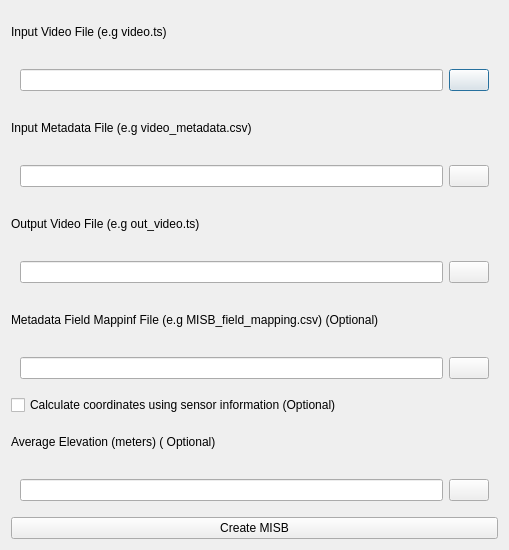
<?xml version="1.0" encoding="UTF-8"?>
<ui version="4.0">
 <class>VideoMultiplexer</class>
 <widget class="QDialog" name="VideoMultiplexer">
  <property name="geometry">
   <rect>
    <x>0</x>
    <y>0</y>
    <width>509</width>
    <height>550</height>
   </rect>
  </property>
  <property name="windowTitle">
   <string>Video Multiplexer</string>
  </property>
  <property name="windowIcon">
   <iconset resource="resources.qrc">
    <normaloff>:/imgFMV/images/multiplexer.png</normaloff>:/imgFMV/images/multiplexer.png</iconset>
  </property>
  <layout class="QVBoxLayout" name="verticalLayout">
   <item>
    <widget class="QLabel" name="label">
     <property name="text">
      <string>Input Video File (e.g video.ts)</string>
     </property>
    </widget>
   </item>
   <item>
    <widget class="QWidget" name="formWidget_4" native="true">
     <layout class="QHBoxLayout" name="horizontalLayout">
      <item>
       <widget class="QLineEdit" name="ln_inputVideo"/>
      </item>
      <item>
       <widget class="QPushButton" name="pushButton">
        <property name="text">
         <string/>
        </property>
        <property name="icon">
         <iconset resource="resources.qrc">
          <normaloff>:/imgFMV/images/opened-folder.png</normaloff>:/imgFMV/images/opened-folder.png</iconset>
        </property>
       </widget>
      </item>
     </layout>
    </widget>
   </item>
   <item>
    <widget class="QLabel" name="label_2">
     <property name="text">
      <string>Input Metadata File (e.g video_metadata.csv)</string>
     </property>
    </widget>
   </item>
   <item>
    <widget class="QWidget" name="formWidget" native="true">
     <layout class="QHBoxLayout" name="horizontalLayout_2">
      <item>
       <widget class="QLineEdit" name="ln_inputMeta"/>
      </item>
      <item>
       <widget class="QPushButton" name="pushButton_2">
        <property name="text">
         <string/>
        </property>
        <property name="icon">
         <iconset resource="resources.qrc">
          <normaloff>:/imgFMV/images/opened-folder.png</normaloff>:/imgFMV/images/opened-folder.png</iconset>
        </property>
       </widget>
      </item>
     </layout>
    </widget>
   </item>
   <item>
    <widget class="QLabel" name="label_3">
     <property name="text">
      <string>Output Video File (e.g out_video.ts)</string>
     </property>
    </widget>
   </item>
   <item>
    <widget class="QWidget" name="formWidget_3" native="true">
     <layout class="QHBoxLayout" name="horizontalLayout_3">
      <item>
       <widget class="QLineEdit" name="ln_outVideo"/>
      </item>
      <item>
       <widget class="QPushButton" name="pushButton_3">
        <property name="text">
         <string/>
        </property>
        <property name="icon">
         <iconset resource="resources.qrc">
          <normaloff>:/imgFMV/images/opened-folder.png</normaloff>:/imgFMV/images/opened-folder.png</iconset>
        </property>
       </widget>
      </item>
     </layout>
    </widget>
   </item>
   <item>
    <widget class="QLabel" name="label_4">
     <property name="text">
      <string>Metadata Field Mappinf File (e.g MISB_field_mapping.csv) (Optional)</string>
     </property>
    </widget>
   </item>
   <item>
    <widget class="QWidget" name="formWidget_5" native="true">
     <layout class="QHBoxLayout" name="horizontalLayout_4">
      <item>
       <widget class="QLineEdit" name="ln_Mapping"/>
      </item>
      <item>
       <widget class="QPushButton" name="pushButton_4">
        <property name="text">
         <string/>
        </property>
        <property name="icon">
         <iconset resource="resources.qrc">
          <normaloff>:/imgFMV/images/opened-folder.png</normaloff>:/imgFMV/images/opened-folder.png</iconset>
        </property>
       </widget>
      </item>
     </layout>
    </widget>
   </item>
   <item>
    <widget class="QCheckBox" name="chx_sensor">
     <property name="text">
      <string>Calculate coordinates using sensor information (Optional)</string>
     </property>
    </widget>
   </item>
   <item>
    <widget class="QLabel" name="label_5">
     <property name="text">
      <string>Average Elevation (meters) ( Optional)</string>
     </property>
    </widget>
   </item>
   <item>
    <widget class="QWidget" name="formWidget_2" native="true">
     <layout class="QHBoxLayout" name="horizontalLayout_5">
      <item>
       <widget class="QLineEdit" name="ln_avg"/>
      </item>
      <item>
       <widget class="QPushButton" name="pushButton_5">
        <property name="text">
         <string/>
        </property>
        <property name="icon">
         <iconset resource="resources.qrc">
          <normaloff>:/imgFMV/images/opened-folder.png</normaloff>:/imgFMV/images/opened-folder.png</iconset>
        </property>
       </widget>
      </item>
     </layout>
    </widget>
   </item>
   <item>
    <widget class="QPushButton" name="bt_createMISB">
     <property name="text">
      <string>Create MISB</string>
     </property>
    </widget>
   </item>
  </layout>
 </widget>
 <resources>
  <include location="resources.qrc"/>
 </resources>
 <connections>
  <connection>
   <sender>pushButton</sender>
   <signal>clicked()</signal>
   <receiver>VideoMultiplexer</receiver>
   <slot>OpenFile()</slot>
   <hints>
    <hint type="sourcelabel">
     <x>478</x>
     <y>73</y>
    </hint>
    <hint type="destinationlabel">
     <x>503</x>
     <y>119</y>
    </hint>
   </hints>
  </connection>
  <connection>
   <sender>pushButton_2</sender>
   <signal>clicked()</signal>
   <receiver>VideoMultiplexer</receiver>
   <slot>OpenFile()</slot>
   <hints>
    <hint type="sourcelabel">
     <x>485</x>
     <y>172</y>
    </hint>
    <hint type="destinationlabel">
     <x>509</x>
     <y>202</y>
    </hint>
   </hints>
  </connection>
  <connection>
   <sender>pushButton_3</sender>
   <signal>clicked()</signal>
   <receiver>VideoMultiplexer</receiver>
   <slot>SaveFile()</slot>
   <hints>
    <hint type="sourcelabel">
     <x>479</x>
     <y>271</y>
    </hint>
    <hint type="destinationlabel">
     <x>509</x>
     <y>289</y>
    </hint>
   </hints>
  </connection>
  <connection>
   <sender>pushButton_4</sender>
   <signal>clicked()</signal>
   <receiver>VideoMultiplexer</receiver>
   <slot>OpenFile()</slot>
   <hints>
    <hint type="sourcelabel">
     <x>483</x>
     <y>365</y>
    </hint>
    <hint type="destinationlabel">
     <x>505</x>
     <y>379</y>
    </hint>
   </hints>
  </connection>
  <connection>
   <sender>pushButton_5</sender>
   <signal>clicked()</signal>
   <receiver>VideoMultiplexer</receiver>
   <slot>OpenFile()</slot>
   <hints>
    <hint type="sourcelabel">
     <x>483</x>
     <y>487</y>
    </hint>
    <hint type="destinationlabel">
     <x>501</x>
     <y>469</y>
    </hint>
   </hints>
  </connection>
  <connection>
   <sender>bt_createMISB</sender>
   <signal>clicked()</signal>
   <receiver>VideoMultiplexer</receiver>
   <slot>CreateMISB()</slot>
   <hints>
    <hint type="sourcelabel">
     <x>212</x>
     <y>533</y>
    </hint>
    <hint type="destinationlabel">
     <x>5</x>
     <y>502</y>
    </hint>
   </hints>
  </connection>
 </connections>
 <slots>
  <slot>OpenFile()</slot>
  <slot>SaveFile()</slot>
  <slot>CreateMISB()</slot>
 </slots>
</ui>
